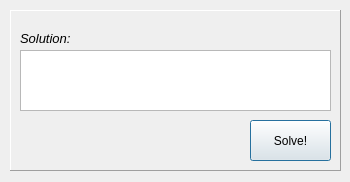
<?xml version="1.0" encoding="UTF-8"?>
<ui version="4.0">
 <class>SolveDialog</class>
 <widget class="QDialog" name="SolveDialog">
  <property name="geometry">
   <rect>
    <x>0</x>
    <y>0</y>
    <width>350</width>
    <height>182</height>
   </rect>
  </property>
  <property name="windowTitle">
   <string>Solve</string>
  </property>
  <widget class="QFrame" name="frame">
   <property name="geometry">
    <rect>
     <x>10</x>
     <y>10</y>
     <width>331</width>
     <height>161</height>
    </rect>
   </property>
   <property name="frameShape">
    <enum>QFrame::Panel</enum>
   </property>
   <property name="frameShadow">
    <enum>QFrame::Raised</enum>
   </property>
   <widget class="QLabel" name="lblSolution">
    <property name="geometry">
     <rect>
      <x>10</x>
      <y>20</y>
      <width>311</width>
      <height>17</height>
     </rect>
    </property>
    <property name="styleSheet">
     <string notr="true">font-style: italic;</string>
    </property>
    <property name="text">
     <string>&lt;!DOCTYPE HTML PUBLIC &quot;-//W3C//DTD HTML 4.0//EN&quot; &quot;http://www.w3.org/TR/REC-html40/strict.dtd&quot;&gt;
&lt;html&gt;&lt;head&gt;&lt;meta name=&quot;qrichtext&quot; content=&quot;1&quot; /&gt;&lt;style type=&quot;text/css&quot;&gt;
p, li { white-space: pre-wrap; }
&lt;/style&gt;&lt;/head&gt;&lt;body style=&quot; font-family:'Sans'; font-size:10pt; font-weight:400; font-style:normal;&quot;&gt;
&lt;p style=&quot; margin-top:0px; margin-bottom:0px; margin-left:0px; margin-right:0px; -qt-block-indent:0; text-indent:0px;&quot;&gt;&lt;span style=&quot; font-style:italic;&quot;&gt;Solution:&lt;/span&gt;&lt;/p&gt;&lt;/body&gt;&lt;/html&gt;</string>
    </property>
   </widget>
   <widget class="QPlainTextEdit" name="txtSolution">
    <property name="geometry">
     <rect>
      <x>10</x>
      <y>40</y>
      <width>311</width>
      <height>61</height>
     </rect>
    </property>
    <property name="toolTip">
     <string>&lt;!DOCTYPE HTML PUBLIC &quot;-//W3C//DTD HTML 4.0//EN&quot; &quot;http://www.w3.org/TR/REC-html40/strict.dtd&quot;&gt;
&lt;html&gt;&lt;head&gt;&lt;meta name=&quot;qrichtext&quot; content=&quot;1&quot; /&gt;&lt;style type=&quot;text/css&quot;&gt;
p, li { white-space: pre-wrap; }
&lt;/style&gt;&lt;/head&gt;&lt;body style=&quot; font-family:'Consolas, Monospace'; font-size:12pt; font-weight:400; font-style:normal;&quot;&gt;
&lt;p style=&quot; margin-top:0px; margin-bottom:0px; margin-left:0px; margin-right:0px; -qt-block-indent:0; text-indent:0px;&quot;&gt;Hex numbers are accepted.&lt;/p&gt;&lt;/body&gt;&lt;/html&gt;</string>
    </property>
    <property name="styleSheet">
     <string notr="true">font: 12pt &quot;Consolas, Monospace&quot;;</string>
    </property>
   </widget>
   <widget class="QPushButton" name="btnAdd">
    <property name="geometry">
     <rect>
      <x>240</x>
      <y>110</y>
      <width>81</width>
      <height>41</height>
     </rect>
    </property>
    <property name="text">
     <string>Solve!</string>
    </property>
    <property name="icon">
     <iconset resource="res.qrc">
      <normaloff>:/img/images/magic.png</normaloff>:/img/images/magic.png</iconset>
    </property>
    <property name="iconSize">
     <size>
      <width>27</width>
      <height>27</height>
     </size>
    </property>
   </widget>
  </widget>
 </widget>
 <resources>
  <include location="res.qrc"/>
 </resources>
 <connections/>
</ui>
